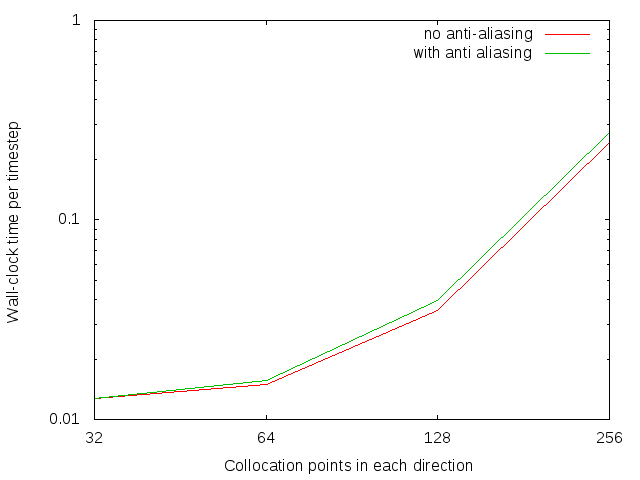

Source code (gnuplot):
set terminal png size 640, 480
set output "time_gpu.png"

set linestyle 1 ps 1 pt 7
set linestyle 2 ps 1 pt 5
set style line 3 lw 1 lt rgb "gray"

set xlabel "Collocation points in each direction"
set ylabel "Wall-clock time per timestep"
set logscale x
set logscale y

set xtics (8, 16, 32, 64, 128, 256)

plot "time_gpu.dat" using 1:2 w l ls 1 title "no anti-aliasing",\
"time_gpu.dat" using 1:3 w l ls 2 title "with anti aliasing"

unset output
